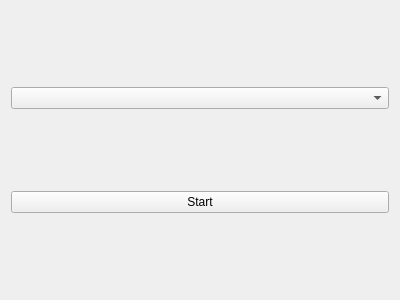
<?xml version="1.0" encoding="UTF-8"?>
<ui version="4.0">
 <class>Form</class>
 <widget class="QWidget" name="Form">
  <property name="geometry">
   <rect>
    <x>0</x>
    <y>0</y>
    <width>400</width>
    <height>300</height>
   </rect>
  </property>
  <property name="windowTitle">
   <string>Form</string>
  </property>
  <layout class="QVBoxLayout" name="verticalLayout">
   <item>
    <widget class="QComboBox" name="comboBox"/>
   </item>
   <item>
    <widget class="QPushButton" name="pushButton">
     <property name="text">
      <string>Start</string>
     </property>
    </widget>
   </item>
  </layout>
 </widget>
 <resources/>
 <connections/>
</ui>
